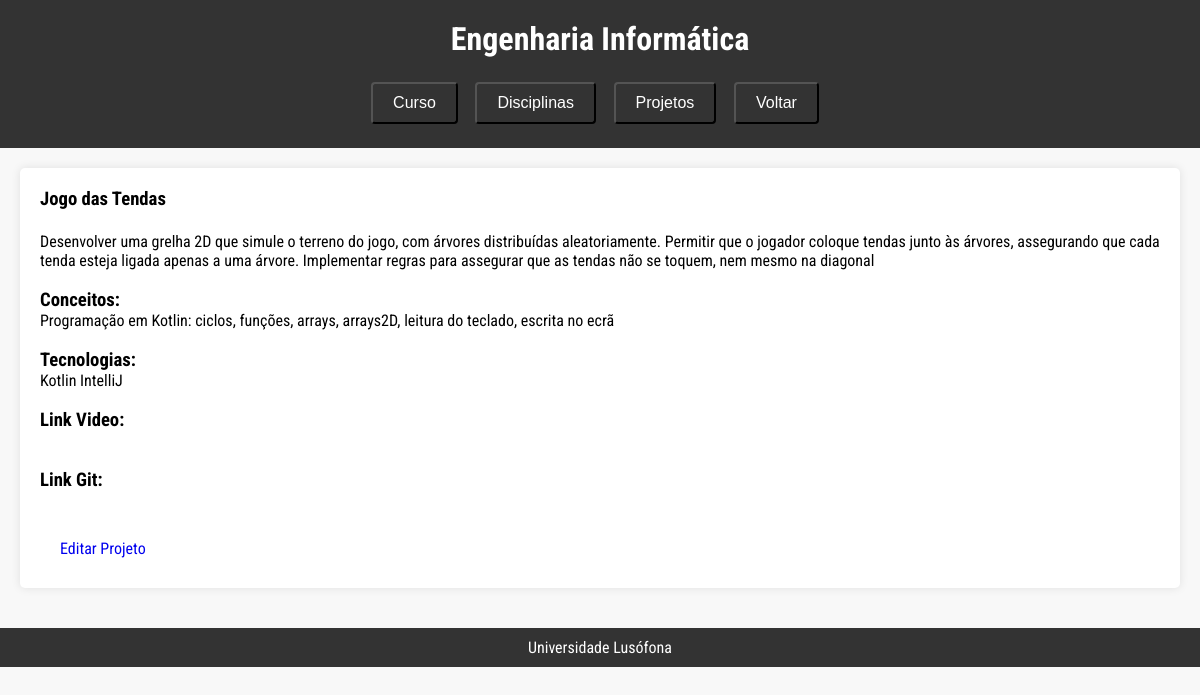
/portfolio/projeto/Jogo das Tendas/, run on the app's committed database.
### portfolio/models.py (models this page shows)
class Projeto(models.Model):
    nome = models.CharField(max_length = 100)
    descricao = models.CharField(max_length = 300)
    conceitos = models.CharField(max_length = 200)
    tecnologias = models.CharField(max_length = 100)
    image = models.ImageField(upload_to='disciplina_images/', blank=True, null=True)
    linkVideo = models.URLField(blank=True)
    linkGit = models.URLField(blank=True)
    linguagemProgramacao = models.ManyToManyField(LinguagemProgramacao)

### portfolio/views.py (the view)
# urls.py: path('projeto/<str:nome_proj>/', views.projeto_view, name = "projeto"),
def projeto_view(request, nome_proj):
    context = {
        'proj': Projeto.objects.get(nome=nome_proj),
    }
    return render(request, "portfolio/projeto.html", context)

### portfolio/templates/portfolio/projeto.html (shortened to what this page needs)
{% extends 'portfolio/layout.html' %}
{% block content %}
    <h3>{{proj.nome}}<br><br></h3>
    <p>{{proj.descricao}}<br><br></p>
    <p><h3>Conceitos: <br> </h3>{{proj.conceitos}}<br><br> </p>
    <p><h3>Tecnologias: <br> </h3>{{proj.tecnologias}}<br><br> </p>
    <p><h3>Link Video: <br> </h3>{{proj.linkVideo}}<br><br> </p>
    <p><h3>Link Git: <br> </h3>{{proj.linkGit}}<br> </p>
    <p>{{proj.areaCientifica.nome}}<br></p>
    <a href="{% url 'portfolio:editar_projeto' proj.nome %}" class="button">Editar Projeto</a>
{% endblock %}

### static/css/portfolio_template.css (style rules this page uses)
* { margin: 0; padding: 0; box-sizing: border-box; }
body { font-family: "Roboto Condensed", sans-serif; background-color: #f8f8f8; }
.button { display: inline-block; padding: 10px 20px; background-color: #4CAF50 color: white; text-align: center; text-decoration: none; font-size: 16px; border-radius: 5px; border: none; cursor: pointer; transition: background-color 0.3s; }

### data on the page
Projeto: nome "Jogo das Tendas", descricao "Desenvolver uma grelha 2D que simule o terreno do jogo, com árvores distribuídas aleatoriamente. Permitir que o jogador coloque tendas junto às árvores, assegurando que cada tenda esteja ligada apenas a uma árvore. Implementar regras para assegurar que as tendas não se toquem, nem mesmo na diagonal", conceitos "Programação em Kotlin: ciclos, funções, arrays, arrays2D, leitura do teclado, escrita no ecrã", tecnologias "Kotlin IntelliJ"
